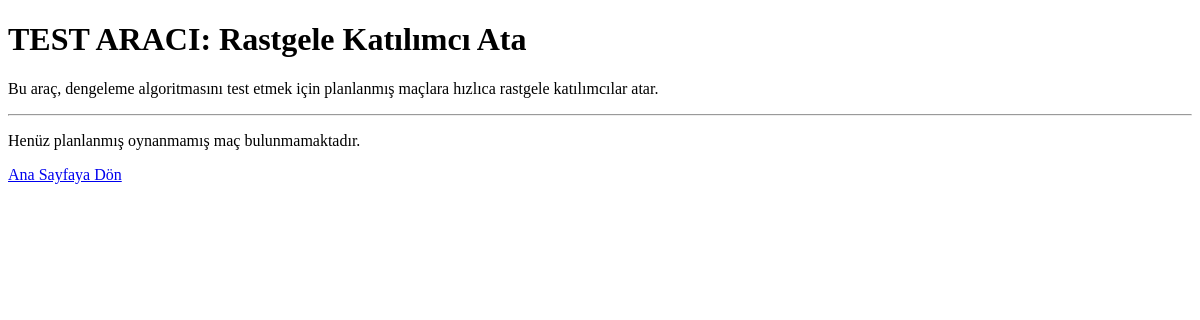
/grup/test-katilimci-ata/ (signed in), run on an earlier commit of the app's database.
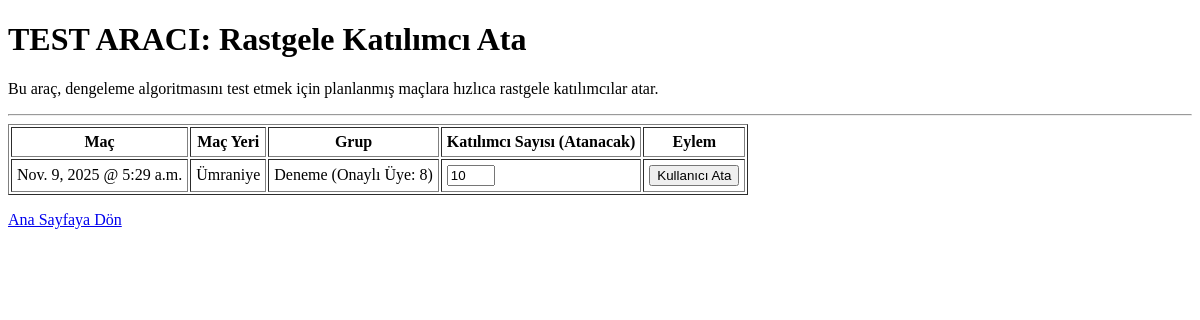
And on a later commit of the database.
### grup_yonetimi/models.py (models this page shows, shortened)
class Mac(models.Model):
    grup = models.ForeignKey(Grup, on_delete=models.CASCADE)
    tarih = models.DateField(verbose_name="Maç Tarihi")
    saat = models.TimeField(verbose_name="Maç Saati")
    yer = models.CharField(max_length=255, verbose_name="Maç Yeri")
    takim_a_skor = models.IntegerField(default=0)
    takim_b_skor = models.IntegerField(default=0)
    oynandi_mi = models.BooleanField(default=False, verbose_name="Oynandı mı?")
    takim_a_denge_puani = models.IntegerField(default=0, help_text="Takım A'nın dengeleme için kullanılan toplam puanı.")
    takim_b_denge_puani = models.IntegerField(default=0, help_text="Takım B'nin dengeleme için kullanılan toplam puanı.")
    denge_farki = models.IntegerField(default=0, help_text="İki takım arasındaki puan farkı.")

class Grup(models.Model):
    grup_adi = models.CharField(max_length=100)
    grup_resmi = models.ImageField(upload_to='grup_resimleri/', null=True, blank=True)
    yonetici = models.ForeignKey(User, on_delete=models.CASCADE, related_name='yönettigi_gruplar')
    herkese_gorunur = models.BooleanField(default=True, verbose_name="Herkese Açık (Listelensin mi?)")

### grup_yonetimi/views.py (the view, shortened to what this page needs)
# urls.py: path('test-katilimci-ata/', views.test_katilimci_ata, name='test_katilimci_ata'), # <<< YENİ SATIR
@login_required
def test_katilimci_ata(request):
    if not request.user.is_superuser:
        messages.error(request, "Bu aracı kullanmaya yetkiniz yok.")
        return redirect('ana_sayfa')
    bugun = timezone.localdate()
    planlanan_maclar = Mac.objects.filter(oynandi_mi=False, tarih__gte=bugun).order_by('tarih')
    context = {
        'planlanan_maclar': planlanan_maclar,
    }
    return render(request, 'grup_yonetimi/test_katilimci_ata.html', context)

### grup_yonetimi/templates/grup_yonetimi/test_katilimci_ata.html (shortened to what this page needs)
<!DOCTYPE html>
<html lang="tr">
<head>
</head>
<body>
    <h1>TEST ARACI: Rastgele Katılımcı Ata</h1>
    <p>Bu araç, dengeleme algoritmasını test etmek için planlanmış maçlara hızlıca rastgele katılımcılar atar.</p>
    <hr>
    {% if planlanan_maclar %}
        <form method="post">
            <table border="1" cellpadding="5">
                <thead>
                    <tr>
                        <th>Maç</th>
                        <th>Maç Yeri</th>
                        <th>Grup</th>
                        <th>Katılımcı Sayısı (Atanacak)</th>
                        <th>Eylem</th>
                    </tr>
                </thead>
                <tbody>
                    {% for mac in planlanan_maclar %}
                        <tr>
                            <td>{{ mac.tarih }} @ {{ mac.saat }}</td>
                            <td>{{ mac.yer }}</td>
                            <td>{{ mac.grup.grup_adi }} (Onaylı Üye: {{ mac.grup.grupoyuncu_set.filter.count }})</td>
                            <td>
                                <input type="number" name="sayi" min="1" max="{{ mac.grup.grupoyuncu_set.filter.count }}" value="10" required>
                            </td>
                            <td>
                                <button type="submit" onclick="return confirm('Maç ID {{ mac.id }} için rastgele atama yapılacaktır. Emin misiniz?');">Kullanıcı Ata</button>
                            </td>
                        </tr>
                    {% endfor %}
                </tbody>
            </table>
        </form>
    {% else %}
        <p>Henüz planlanmış oynanmamış maç bulunmamaktadır.</p>
    {% endif %}
    <p><a href="{% url 'ana_sayfa' %}">Ana Sayfaya Dön</a></p>
</body>
</html>

What changed in the data, as far as the page shows it:
added Mac: tarih "Nov. 9, 2025", saat "5:29 a.m.", yer "Ümraniye", grup.grup_adi "Deneme", grup.grupoyuncu_set.filter.count "8"
Also different on the page:
text no longer shown: "Henüz planlanmış oynanmamış maç bulunmamaktadır."
text now shown: "Maç Maç Yeri Grup Katılımcı Sayısı (Atanacak) Eylem"
